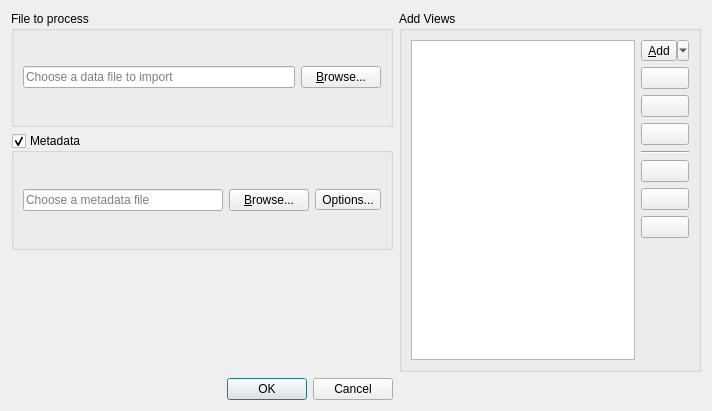
<?xml version="1.0" encoding="UTF-8"?>
<ui version="4.0">
 <class>ProcessFileDialog</class>
 <widget class="QDialog" name="ProcessFileDialog">
  <property name="windowModality">
   <enum>Qt::ApplicationModal</enum>
  </property>
  <property name="geometry">
   <rect>
    <x>0</x>
    <y>0</y>
    <width>712</width>
    <height>411</height>
   </rect>
  </property>
  <property name="windowTitle">
   <string>Process File</string>
  </property>
  <layout class="QGridLayout" name="gridLayout_2">
   <item row="4" column="0">
    <widget class="QDialogButtonBox" name="buttonBox">
     <property name="orientation">
      <enum>Qt::Horizontal</enum>
     </property>
     <property name="standardButtons">
      <set>QDialogButtonBox::Cancel|QDialogButtonBox::Ok</set>
     </property>
     <property name="centerButtons">
      <bool>false</bool>
     </property>
    </widget>
   </item>
   <item row="1" column="0">
    <widget class="QGroupBox" name="gbMetadata">
     <property name="title">
      <string>Metadata</string>
     </property>
     <property name="checkable">
      <bool>true</bool>
     </property>
     <property name="checked">
      <bool>true</bool>
     </property>
     <layout class="QGridLayout" name="gridLayout">
      <item row="0" column="1">
       <widget class="QPushButton" name="btBrowseMetadataFile">
        <property name="enabled">
         <bool>true</bool>
        </property>
        <property name="text">
         <string>&amp;Browse...</string>
        </property>
        <property name="icon">
         <iconset resource="ui.qrc">
          <normaloff>:/icons/images/folder-open.svg</normaloff>:/icons/images/folder-open.svg</iconset>
        </property>
       </widget>
      </item>
      <item row="0" column="2">
       <widget class="QToolButton" name="btOptions">
        <property name="text">
         <string>Options...</string>
        </property>
        <property name="icon">
         <iconset resource="ui.qrc">
          <normaloff>:/icons/images/preferences-system.svg</normaloff>:/icons/images/preferences-system.svg</iconset>
        </property>
       </widget>
      </item>
      <item row="0" column="0">
       <widget class="QLineEdit" name="editMetadataFile">
        <property name="enabled">
         <bool>true</bool>
        </property>
        <property name="minimumSize">
         <size>
          <width>200</width>
          <height>0</height>
         </size>
        </property>
        <property name="placeholderText">
         <string>Choose a metadata file</string>
        </property>
       </widget>
      </item>
     </layout>
    </widget>
   </item>
   <item row="0" column="0">
    <widget class="QGroupBox" name="gbProcess">
     <property name="title">
      <string>File to process</string>
     </property>
     <layout class="QHBoxLayout" name="horizontalLayout_4">
      <item>
       <widget class="QLineEdit" name="editProcessFile">
        <property name="minimumSize">
         <size>
          <width>200</width>
          <height>0</height>
         </size>
        </property>
        <property name="placeholderText">
         <string>Choose a data file to import</string>
        </property>
       </widget>
      </item>
      <item>
       <widget class="QPushButton" name="btBrowseProcessFile">
        <property name="text">
         <string>&amp;Browse...</string>
        </property>
        <property name="icon">
         <iconset resource="ui.qrc">
          <normaloff>:/icons/images/folder-open.svg</normaloff>:/icons/images/folder-open.svg</iconset>
        </property>
       </widget>
      </item>
     </layout>
    </widget>
   </item>
   <item row="0" column="3" rowspan="3">
    <widget class="QGroupBox" name="gbAddViews">
     <property name="title">
      <string>Add Views</string>
     </property>
     <layout class="QHBoxLayout" name="horizontalLayout_3">
      <item>
       <widget class="QListWidget" name="lstViews">
        <property name="dragDropMode">
         <enum>QAbstractItemView::InternalMove</enum>
        </property>
        <property name="alternatingRowColors">
         <bool>true</bool>
        </property>
        <property name="selectionMode">
         <enum>QAbstractItemView::ExtendedSelection</enum>
        </property>
        <property name="uniformItemSizes">
         <bool>true</bool>
        </property>
       </widget>
      </item>
      <item>
       <layout class="QVBoxLayout" name="verticalLayout">
        <item>
         <widget class="QToolButton" name="btAddView">
          <property name="toolTip">
           <string>Add a view to the list</string>
          </property>
          <property name="statusTip">
           <string>Add a view to the list</string>
          </property>
          <property name="text">
           <string>&amp;Add</string>
          </property>
          <property name="icon">
           <iconset resource="ui.qrc">
            <normaloff>:/icons/images/list-add.svg</normaloff>:/icons/images/list-add.svg</iconset>
          </property>
          <property name="iconSize">
           <size>
            <width>16</width>
            <height>16</height>
           </size>
          </property>
          <property name="popupMode">
           <enum>QToolButton::MenuButtonPopup</enum>
          </property>
         </widget>
        </item>
        <item>
         <widget class="QPushButton" name="btRemoveViews">
          <property name="toolTip">
           <string>Remove selected view(s) from the list</string>
          </property>
          <property name="statusTip">
           <string>Remove selected view(s) from the list</string>
          </property>
          <property name="text">
           <string/>
          </property>
          <property name="icon">
           <iconset resource="ui.qrc">
            <normaloff>:/icons/images/list-remove.svg</normaloff>:/icons/images/list-remove.svg</iconset>
          </property>
         </widget>
        </item>
        <item>
         <widget class="QPushButton" name="btEditView">
          <property name="toolTip">
           <string>Edit selected view options</string>
          </property>
          <property name="statusTip">
           <string>Edit selected view options</string>
          </property>
          <property name="text">
           <string/>
          </property>
          <property name="icon">
           <iconset resource="ui.qrc">
            <normaloff>:/icons/images/list-edit.svg</normaloff>:/icons/images/list-edit.svg</iconset>
          </property>
         </widget>
        </item>
        <item>
         <widget class="QPushButton" name="btClear">
          <property name="toolTip">
           <string>Clear list</string>
          </property>
          <property name="statusTip">
           <string>Clear list</string>
          </property>
          <property name="text">
           <string/>
          </property>
          <property name="icon">
           <iconset resource="ui.qrc">
            <normaloff>:/icons/images/list-clear.svg</normaloff>:/icons/images/list-clear.svg</iconset>
          </property>
         </widget>
        </item>
        <item>
         <widget class="Line" name="line">
          <property name="orientation">
           <enum>Qt::Horizontal</enum>
          </property>
         </widget>
        </item>
        <item>
         <widget class="QPushButton" name="btSelectAll">
          <property name="toolTip">
           <string>Select all items</string>
          </property>
          <property name="statusTip">
           <string>Select all items</string>
          </property>
          <property name="text">
           <string/>
          </property>
          <property name="icon">
           <iconset resource="ui.qrc">
            <normaloff>:/icons/images/select-all.svg</normaloff>:/icons/images/select-all.svg</iconset>
          </property>
         </widget>
        </item>
        <item>
         <widget class="QPushButton" name="btSelectNone">
          <property name="toolTip">
           <string>Select nothing</string>
          </property>
          <property name="statusTip">
           <string>Select nothing</string>
          </property>
          <property name="text">
           <string/>
          </property>
          <property name="icon">
           <iconset resource="ui.qrc">
            <normaloff>:/icons/images/select-none.svg</normaloff>:/icons/images/select-none.svg</iconset>
          </property>
         </widget>
        </item>
        <item>
         <widget class="QPushButton" name="btSelectInvert">
          <property name="toolTip">
           <string>Invert selection</string>
          </property>
          <property name="statusTip">
           <string>Invert selection</string>
          </property>
          <property name="text">
           <string/>
          </property>
          <property name="icon">
           <iconset resource="ui.qrc">
            <normaloff>:/icons/images/select-invert.svg</normaloff>:/icons/images/select-invert.svg</iconset>
          </property>
         </widget>
        </item>
        <item>
         <spacer name="verticalSpacer">
          <property name="orientation">
           <enum>Qt::Vertical</enum>
          </property>
          <property name="sizeHint" stdset="0">
           <size>
            <width>20</width>
            <height>40</height>
           </size>
          </property>
         </spacer>
        </item>
       </layout>
      </item>
     </layout>
    </widget>
   </item>
  </layout>
 </widget>
 <resources>
  <include location="ui.qrc"/>
 </resources>
 <connections>
  <connection>
   <sender>buttonBox</sender>
   <signal>accepted()</signal>
   <receiver>ProcessFileDialog</receiver>
   <slot>accept()</slot>
   <hints>
    <hint type="sourcelabel">
     <x>248</x>
     <y>254</y>
    </hint>
    <hint type="destinationlabel">
     <x>157</x>
     <y>274</y>
    </hint>
   </hints>
  </connection>
  <connection>
   <sender>buttonBox</sender>
   <signal>rejected()</signal>
   <receiver>ProcessFileDialog</receiver>
   <slot>reject()</slot>
   <hints>
    <hint type="sourcelabel">
     <x>316</x>
     <y>260</y>
    </hint>
    <hint type="destinationlabel">
     <x>286</x>
     <y>274</y>
    </hint>
   </hints>
  </connection>
 </connections>
</ui>
